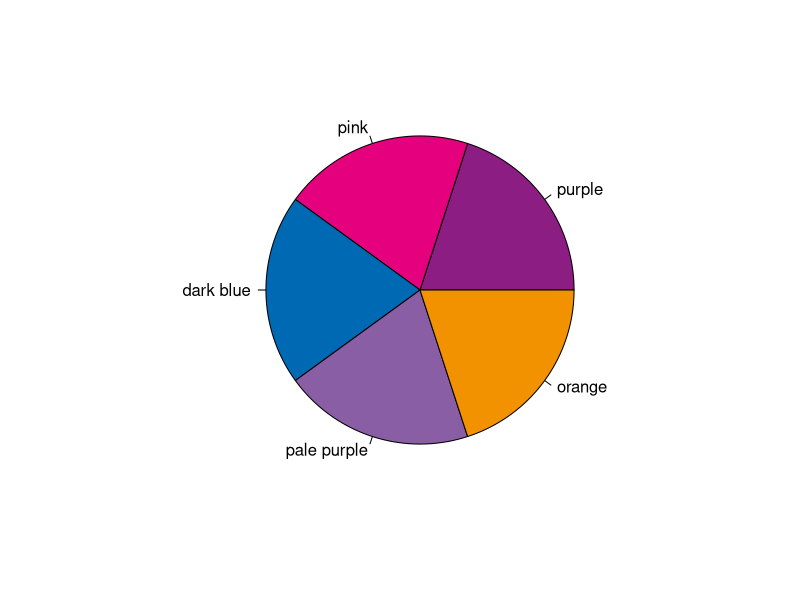

Write the R code that produced this figure.
theme_GMM <- function(
  base_size = 12,
  base_colour = "#63666A"
) {
  ##Axis
  theme(
    legend.position = "none",
  
    axis.ticks = element_blank(),
    axis.line = element_line(colour = base_colour),
    axis.line.x = element_line(colour = x_col),
    axis.line.y = element_line(colour = y_col),
    
    ##Text
    text = element_text(
      colour = base_colour, size = base_size,
      hjust = 0.5, vjust = 0.5, angle = 0, lineheight = 0.8
    ),
    axis.text = element_text(colour = base_colour, size = base_size),
    plot.title = element_text(face = "bold", 
                              hjust = 0, colour = "black", vjust = 0),
    
    ## Axis title attributes. Adjustments of
    
    axis.title.y = element_text(hjust = 1, vjust = 1),
    axis.title.x = element_text(hjust = 1, vjust = 0),
    
    ## Background attributes (currently all blank)
    
    panel.grid.major.y = element_line(color = "#a3a3a2"), 
    panel.grid.major.x = element_blank(),
    panel.grid.minor = element_blank(),   
    axis.ticks = element_blank(),
    panel.background = element_blank(),
    panel.border = element_blank(),
    
    ## Strip attributes for facet grid and facet wrap
    
    strip.background =   element_blank(),
    strip.text =         element_text(color = "black", face = "bold", size = base_size + 1),
    strip.text.x =       element_text(),
    strip.text.y =       element_text(angle = -90)
  )}

theme_GMM2 <- function() {
  
  font <- windowsFonts("Helvetica")  #gOTHAM TITLES
  fontColour <- "#706F6F"
  
  theme(
    #grid elements
    panel.grid.major.y = element_line(color = "#a3a3a2"), 
    panel.grid.major.x = element_blank(),
    panel.grid.minor = element_blank(),   
    axis.ticks = element_blank(),
    panel.background = element_blank(),
    panel.border = element_blank(),
    
    #key text
    plot.title = element_text(
      family = font,
      colour = "#8C1D82",
      size = 16,
      face = 'bold',          
      hjust = 0,              
      vjust = 2),         
    
    plot.subtitle = element_text(         
      family = font,
      colour = fontColour,
      size = 14),               
    
    plot.caption = element_text(          
      family = font,  
      colour = fontColour,
      size = 12,                 
      hjust = 0),               
    
    #general text
    axis.title = element_text(             
      family = font,    
      colour = fontColour,
      size = 12),             
    
    axis.text = element_text(            
      family = font, 
      colour = fontColour,
      size = 12),              
    
    axis.title.y = element_text(hjust = 1, vjust = 1),
    axis.text.x = element_text(          
      margin=margin(5, b = 10)),
    
    #legend
    legend.position = "bottom",
    legend.text.align = 0,
    legend.background = element_blank(),
    legend.title = element_blank(),
    legend.key = element_blank(),
    legend.text = element_text(family = font,
                               size = 12,
                               color  = fontColour)
  )
}
  
GMM_cols <- c(
  `purple` = "#8C1D82",
  `pink` = "#E5007E",
  `dark blue` = "#0069b4",
  `pale purple` = "#8A5EA4",
  `orange` = "#F39200",
  `green` = "#95C11F",
  `blue` = "#009FE3",
  `turquoise` = "#009E83",
  `yellow` = "#Fdc300",
  `grey` = "#706f6f",
  `black` = "#000000",
  `GSpurple` = "#5B2D86"
)

GS_cols <- c(
  `purple` = "#5B2D86",
  `pink` = "#E5007E",
  `pale purple` = "#8A6EAD",
  `pale pink` = "#D7697A",
  `yellow` = "#FCCA58",
  `blue` = "#5197D1"
)

GS_cols_grad <- c(
  `white` = "#FFFFFF",
  `pink` = "#E5007E",
  `purple` = "#5B2D86"
)

scale_GMM <- function(type = "fill", ...) {
  
  type = match.arg(type, c("colour", "fill"))
  
  cols <- unname(GMM_cols)
  
  if (type == "fill") {
    s <- scale_fill_manual(values = cols)
  } else if (type == "colour") {
    s <- scale_colour_manual(values = cols)
  }
  
  return(s)
  
}

scale_GS <- function(type = "fill", ...) {
  
  type = match.arg(type, c("colour", "fill"))
  
  cols <- unname(GS_cols_grad)
  
  if (type == "fill") {
    s <- scale_fill_manual(values = cols)
  } else if (type == "colour") {
    s <- scale_colour_manual(values = cols)
  }
  
  return(s)
  
}

check_pal <- function(
  x = GMM_cols
) {
  
  if (is.numeric(x)) {
    
    if (length(x) > 1) {
      
      x <- GMM_cols[x]
      
    } else
      x <- GMM_cols[1:x]
  }
  
  graphics::pie(
    rep(1, length(x)),
    col = x,
    labels = names(x))
  
}

check_pal(5)